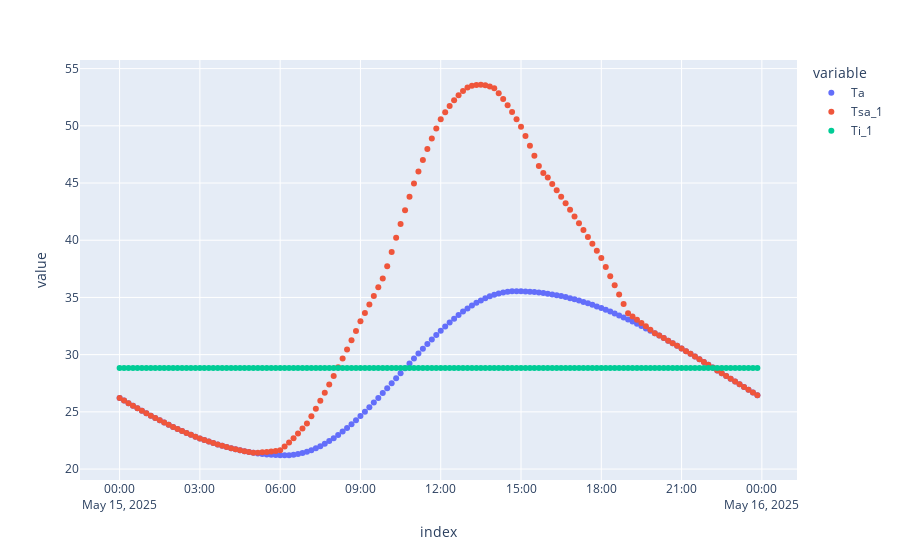

The code cell stored with this chart in its notebook:
### Code cell
eh.Nx = 100
eh.dt = 600
eh.materials('./eh_config/materials.ini')
dia_promedio = eh.meanDay(epw_file="epw/Torreon.epw",month='05')
tsa_df = eh.Tsa(
    meanDay_dataframe=dia_promedio,
    solar_absortance=0.8,
    surface_tilt=90, 
    surface_azimuth=180,
    )

sc = [
    ("CAD", 0.1),
    # ("Acero", 0.1),
#    ("brick", 0.2),
#    ("concrete", 0.1),
]

sc_df, Qcool,Qheat = eh.solveCS(sc, tsa_df,AC=True)
resultado = tsa_df.join(sc_df, how="right")

solucion = pd.concat([resultado[['zenith', 'elevation', 'azimuth', 'equation_of_time', 'Tn', 'DeltaTn', 'Ta', 'Ig', 'Ib', 'Id']], resultado[["Is", "Tsa", "Ti"]].add_suffix("_1", axis=1)], axis=1)

print(Qcool/3600,Qheat/3600)

px.scatter(
    data_frame=solucion,
    x=solucion.index,
    y=["Ta","Tsa_1","Ti_1"]
)

### Figure 1 — Plotly figure (JSON) as saved in the notebook; plotly's stock layout.template omitted (floating-point values rounded to 4 significant figures; data arrays with more than 128 entries replaced by an {"elided": "..."} marker saying what was removed)
{"data": [{"hovertemplate": "variable=Ta<br>index=%{x}<br>value=%{y}<extra></extra>", "legendgroup": "Ta", "marker": {"color": "#636efa", "symbol": "circle"}, "mode": "markers", "name": "Ta", "orientation": "v", "showlegend": true, "type": "scatter", "x": {"elided": "144 str values"}, "xaxis": "x", "y": {"elided": "144 float values"}, "yaxis": "y"}, {"hovertemplate": "variable=Tsa_1<br>index=%{x}<br>value=%{y}<extra></extra>", "legendgroup": "Tsa_1", "marker": {"color": "#EF553B", "symbol": "circle"}, "mode": "markers", "name": "Tsa_1", "orientation": "v", "showlegend": true, "type": "scatter", "x": {"elided": "144 str values"}, "xaxis": "x", "y": {"elided": "144 float values"}, "yaxis": "y"}, {"hovertemplate": "variable=Ti_1<br>index=%{x}<br>value=%{y}<extra></extra>", "legendgroup": "Ti_1", "marker": {"color": "#00cc96", "symbol": "circle"}, "mode": "markers", "name": "Ti_1", "orientation": "v", "showlegend": true, "type": "scatter", "x": {"elided": "144 str values"}, "xaxis": "x", "y": {"elided": "144 float values"}, "yaxis": "y"}], "layout": {"legend": {"title": {"text": "variable"}, "tracegroupgap": 0}, "margin": {"t": 60}, "xaxis": {"anchor": "y", "domain": [0, 1], "title": {"text": "index"}}, "yaxis": {"anchor": "x", "domain": [0, 1], "title": {"text": "value"}}}}
